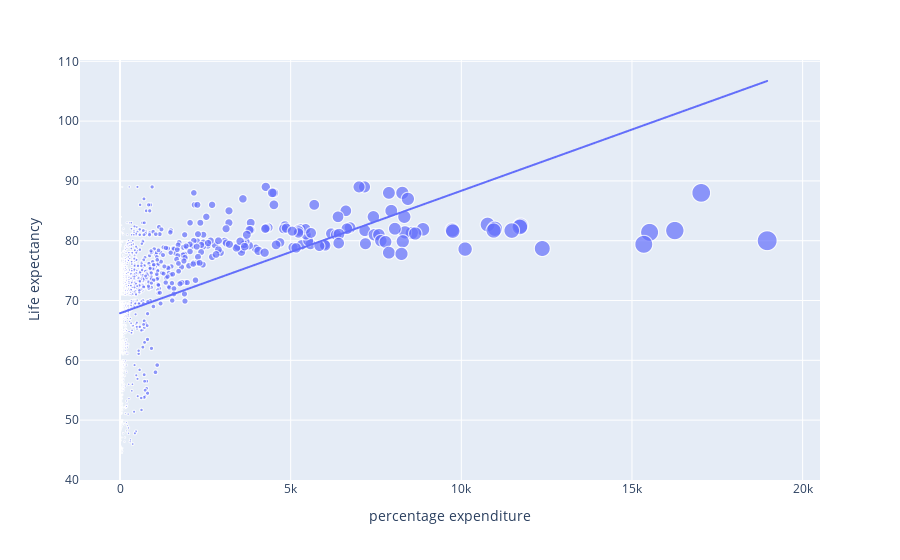

Here is the notebook cell this chart was saved with:
### Code cell
#LINEAR REGRESSION - 'percentage expenditure' X 'Life expectancy' -----Weak Correlation-----

fig = px.scatter(data_frame = data, x = 'percentage expenditure', y = 'Life expectancy', size = 'percentage expenditure' , trendline = 'ols')
fig.show()

### Figure 1 — Plotly figure (JSON) as saved in the notebook; plotly's stock layout.template omitted (floating-point values rounded to 4 significant figures; data arrays with more than 128 entries replaced by an {"elided": "..."} marker saying what was removed)
{"data": [{"hovertemplate": "percentage expenditure=%{marker.size}<br>Life expectancy=%{y}<extra></extra>", "legendgroup": "", "marker": {"color": "#636efa", "size": {"elided": "1649 float values"}, "sizemode": "area", "sizeref": 47.4, "symbol": "circle"}, "mode": "markers", "name": "", "showlegend": false, "type": "scattergl", "x": {"elided": "1649 float values"}, "xaxis": "x", "y": {"elided": "1649 float values"}, "yaxis": "y"}, {"hovertemplate": "<b>OLS trendline</b><br>Life expectancy = 0.00204831 * percentage expenditure + 67.8706<br>R<sup>2</sup>=0.167797<br><br>percentage expenditure=%{x}<br>Life expectancy=%{y} <b>(trend)</b><extra></extra>", "legendgroup": "", "marker": {"color": "#636efa", "symbol": "circle"}, "mode": "lines", "name": "", "showlegend": false, "type": "scattergl", "x": {"elided": "1649 float values"}, "xaxis": "x", "y": {"elided": "1649 float values"}, "yaxis": "y"}], "layout": {"autosize": true, "legend": {"itemsizing": "constant", "tracegroupgap": 0}, "margin": {"t": 60}, "xaxis": {"anchor": "y", "autorange": true, "domain": [0, 1], "range": [-1146.0, 20400.0], "title": {"text": "percentage expenditure"}, "type": "linear"}, "yaxis": {"anchor": "x", "autorange": true, "domain": [0, 1], "range": [39.5, 110.2], "title": {"text": "Life expectancy"}, "type": "linear"}}}
